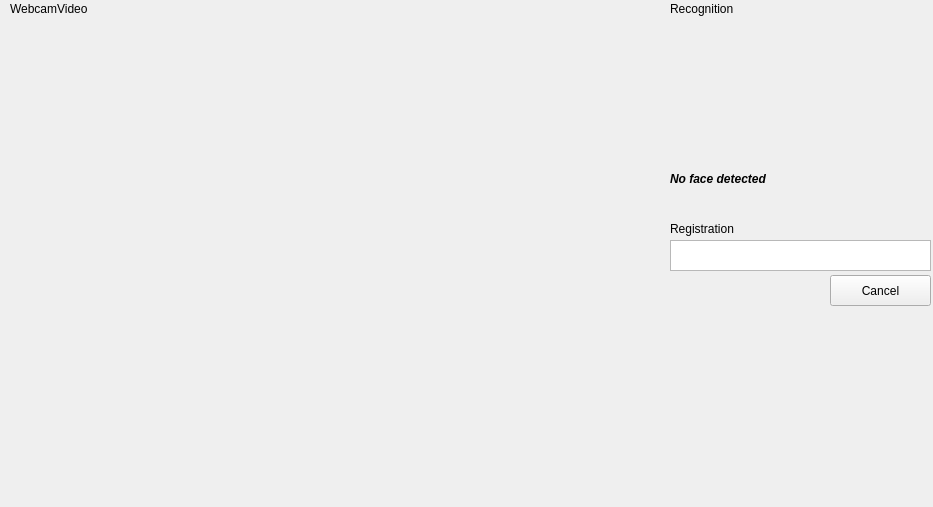
<?xml version="1.0" encoding="UTF-8"?>
<ui version="4.0">
 <class>MainWindow</class>
 <widget class="QMainWindow" name="MainWindow">
  <property name="geometry">
   <rect>
    <x>0</x>
    <y>0</y>
    <width>933</width>
    <height>507</height>
   </rect>
  </property>
  <property name="windowTitle">
   <string>Facial Recognition</string>
  </property>
  <widget class="QWidget" name="centralwidget">
   <widget class="QWidget" name="wgVideo" native="true">
    <property name="geometry">
     <rect>
      <x>0</x>
      <y>10</y>
      <width>655</width>
      <height>495</height>
     </rect>
    </property>
   </widget>
   <widget class="QLabel" name="lbWebVideo">
    <property name="geometry">
     <rect>
      <x>10</x>
      <y>0</y>
      <width>101</width>
      <height>17</height>
     </rect>
    </property>
    <property name="text">
     <string>WebcamVideo</string>
    </property>
   </widget>
   <widget class="QLabel" name="lbExtrFace">
    <property name="geometry">
     <rect>
      <x>670</x>
      <y>0</y>
      <width>81</width>
      <height>17</height>
     </rect>
    </property>
    <property name="text">
     <string>Recognition</string>
    </property>
   </widget>
   <widget class="QWidget" name="wgFaceCrop" native="true">
    <property name="geometry">
     <rect>
      <x>660</x>
      <y>10</y>
      <width>271</width>
      <height>181</height>
     </rect>
    </property>
    <widget class="QLabel" name="lbInfo">
     <property name="geometry">
      <rect>
       <x>10</x>
       <y>160</y>
       <width>261</width>
       <height>17</height>
      </rect>
     </property>
     <property name="font">
      <font>
       <weight>75</weight>
       <italic>true</italic>
       <bold>true</bold>
      </font>
     </property>
     <property name="text">
      <string>No face detected</string>
     </property>
     <property name="scaledContents">
      <bool>true</bool>
     </property>
    </widget>
   </widget>
   <widget class="QPlainTextEdit" name="txtName">
    <property name="geometry">
     <rect>
      <x>670</x>
      <y>240</y>
      <width>261</width>
      <height>31</height>
     </rect>
    </property>
    <property name="sizePolicy">
     <sizepolicy hsizetype="Fixed" vsizetype="Fixed">
      <horstretch>0</horstretch>
      <verstretch>0</verstretch>
     </sizepolicy>
    </property>
    <property name="tabChangesFocus">
     <bool>true</bool>
    </property>
   </widget>
   <widget class="QLabel" name="lbName">
    <property name="geometry">
     <rect>
      <x>670</x>
      <y>220</y>
      <width>91</width>
      <height>17</height>
     </rect>
    </property>
    <property name="text">
     <string>Registration</string>
    </property>
   </widget>
   <widget class="QPushButton" name="btnCancel">
    <property name="geometry">
     <rect>
      <x>830</x>
      <y>275</y>
      <width>101</width>
      <height>31</height>
     </rect>
    </property>
    <property name="text">
     <string>Cancel</string>
    </property>
   </widget>
  </widget>
 </widget>
 <resources/>
 <connections/>
</ui>
